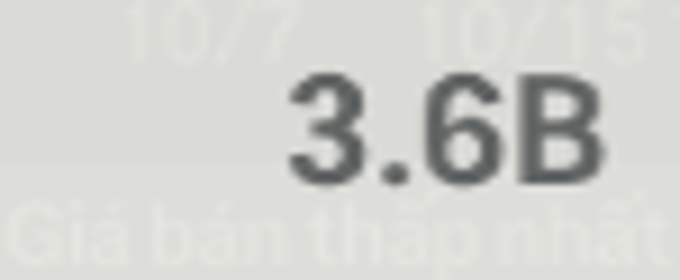
#> input picture fc-auto-buy/last_price_debug.png, 680 x 280 px; its folder holds only this picture in this run
$ python -i price_reader.py   (imports and definitions only)
#> lines starting #> are read from the running program, lines starting #| are printed output that depends on the picture; after the words box and inside, x2 and y2 are one past the last pixel; in counts of white or black regions, pixels touching at a corner belong together
#> further down, picture is the input picture: PIL image 680x280 RGB; mean R, G, B 209.6, 210, 206.2
### fc-auto-buy/windows_ocr.py
"""Windows built-in OCR adapter; avoids an external tesseract.exe install."""
from __future__ import annotations

import asyncio
from io import BytesIO

from PIL import Image
import re
import queue
import threading


async def recognize(image: Image.Image) -> str:
    from winrt.windows.graphics.imaging import BitmapDecoder
    from winrt.windows.media.ocr import OcrEngine
    from winrt.windows.storage.streams import DataWriter, InMemoryRandomAccessStream

    engine = OcrEngine.try_create_from_user_profile_languages()
    if engine is None:
        raise RuntimeError("Windows OCR language pack is unavailable")
    buf = BytesIO()
    image.convert("RGBA").save(buf, format="PNG")
    stream = InMemoryRandomAccessStream()
    writer = DataWriter(stream)
    writer.write_bytes(buf.getvalue())
    await writer.store_async()
    await writer.flush_async()
    stream.seek(0)
    decoder = await BitmapDecoder.create_async(stream)
    bitmap = await decoder.get_software_bitmap_async()
    result = await engine.recognize_async(bitmap)
    return " ".join(line.text for line in result.lines)


class OcrWorker:
    """Persistent Windows OCR engine and event loop for repeated small images."""
    def __init__(self) -> None:
        self._requests: queue.Queue = queue.Queue()
        self._ready_queue: queue.Queue = queue.Queue(maxsize=1)
        self._thread = threading.Thread(target=self._run, daemon=True)
        self._thread.start()
        self._ready = self._ready_queue.get(timeout=5)
        if isinstance(self._ready, Exception):
            raise self._ready

    def _run(self) -> None:
        from winrt.windows.media.ocr import OcrEngine
        loop = asyncio.new_event_loop()
        asyncio.set_event_loop(loop)
        try:
            engine = OcrEngine.try_create_from_user_profile_languages()
            if engine is None:
                self._ready_queue.put(RuntimeError("Windows OCR language pack is unavailable"))
                return
            self._ready_queue.put(True)
            while True:
                item = self._requests.get()
                if item is None:
                    return
                image, result_q = item
                try:
                    result_q.put(loop.run_until_complete(_recognize_with_engine(image, engine)))
                except Exception as exc:
                    result_q.put(exc)
        finally:
            loop.close()

    # [7 lines left out: function recognize, not called in this run]

    def close(self) -> None:
        self._requests.put(None)
        self._thread.join(timeout=1)


async def _recognize_with_engine(image: Image.Image, engine) -> str:
    from winrt.windows.graphics.imaging import BitmapDecoder
    from winrt.windows.storage.streams import DataWriter, InMemoryRandomAccessStream
    buf = BytesIO()
    image.convert("RGBA").save(buf, format="PNG")
    stream = InMemoryRandomAccessStream()
    writer = DataWriter(stream)
    writer.write_bytes(buf.getvalue())
    await writer.store_async()
    await writer.flush_async()
    stream.seek(0)
    decoder = await BitmapDecoder.create_async(stream)
    bitmap = await decoder.get_software_bitmap_async()
    result = await engine.recognize_async(bitmap)
    return " ".join(line.text for line in result.lines)


def recognize_sync(image: Image.Image) -> str:
    return asyncio.run(recognize(image))


# [11 lines left out: function normalize_price, not called in this run]

### fc-auto-buy/price_reader.py
"""Small-region price reader with Windows OCR and conservative validation."""
from __future__ import annotations

import cv2
import numpy as np
from PIL import Image

from windows_ocr import OcrWorker, normalize_price

_worker = None

def _ocr(image: Image.Image) -> str:
    global _worker
    if _worker is None:
        _worker = OcrWorker()
    return _worker.recognize(image)


def read_price(image: Image.Image) -> tuple[str, int | None]:
    gray = cv2.cvtColor(np.asarray(image.convert("RGB")), cv2.COLOR_RGB2GRAY)
    # The configured box is already the numeric price. One high-contrast
    # pass is substantially faster than invoking Windows OCR three times.
    _, variant = cv2.threshold(gray, 0, 255, cv2.THRESH_BINARY + cv2.THRESH_OTSU)
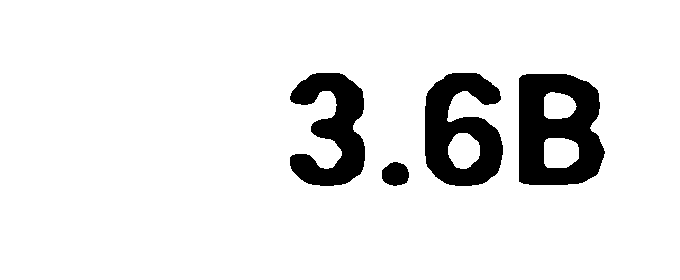
#> variant: shape (280, 680); 90.6% white; 4 black regions, box (x1, y1, x2, y2) and area: (519, 74, 605, 185) 6834, (425, 73, 503, 186) 5642, (290, 73, 365, 186) 4945, (382, 162, 409, 186) 507
    prepared = Image.fromarray(cv2.resize(variant, None, fx=3, fy=3, interpolation=cv2.INTER_CUBIC))
    text = _ocr(prepared).strip()
    return text, normalize_price(text)

>>> from PIL import Image
>>> picture = Image.open('last_price_debug.png')
#> (the run stopped early here; a loop or call above may not have finished)
